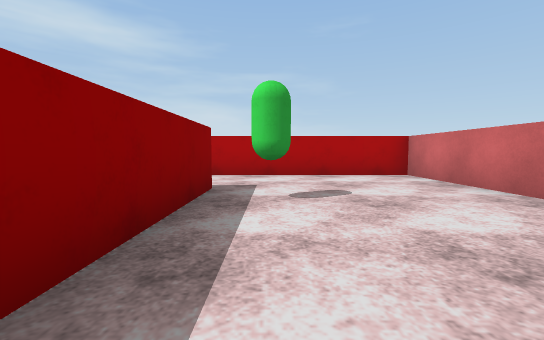
View 1 (above)

16 first-person views from a walk through a scene from a Unity 3-D project. The camera is 0.62 m above the floor, tilts 4° down and sees 90° across. The floor is counted in squares, 1 m on a side. Each view is taken from the middle of a square. On the plan, view 1 faces up. The plan holds only what a view shows up to about 9 squares ahead; the rest is blank. The player character is not drawn. Surface patterns are stand-ins for the level's own textures.

View 2
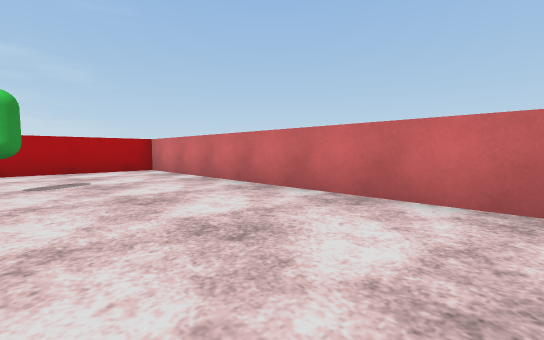

View 3
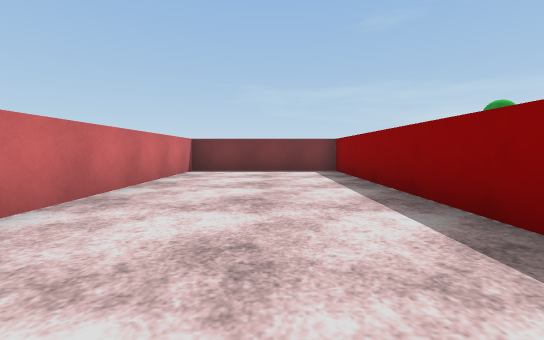

View 4
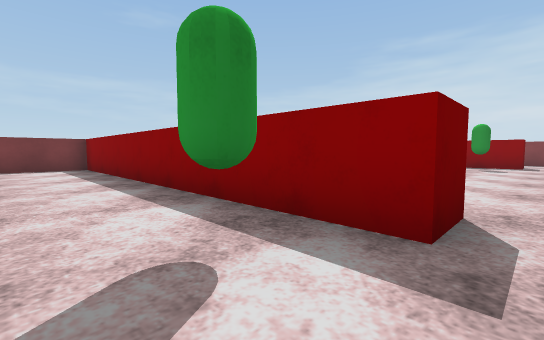

View 5
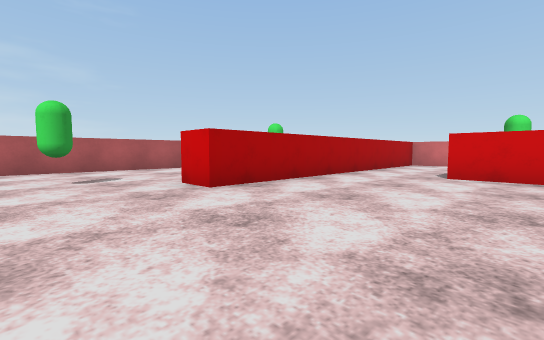

View 6
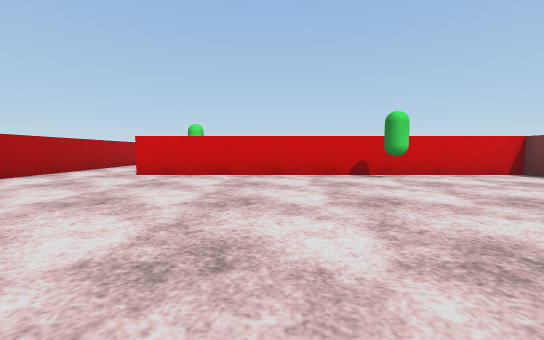

View 7
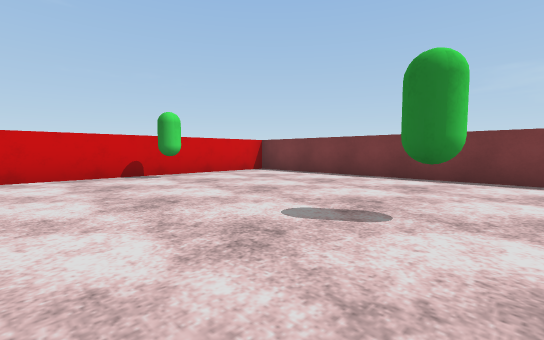

View 8
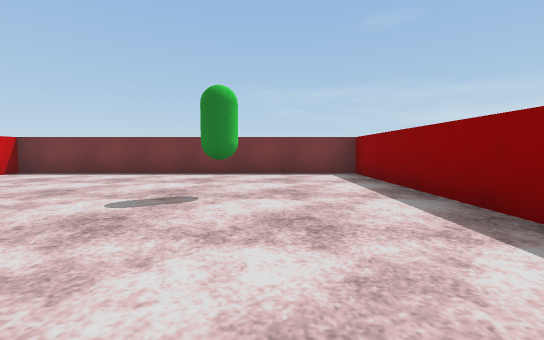

View 9
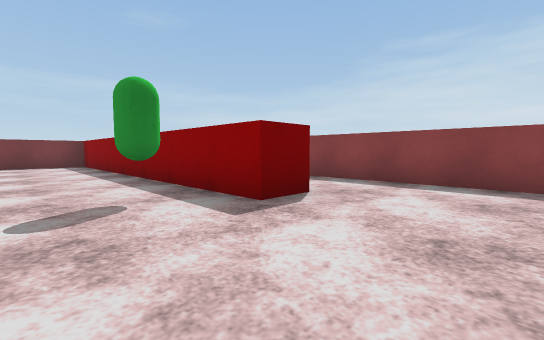

View 10
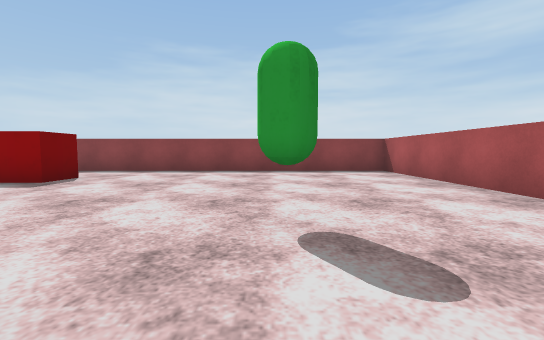

View 11
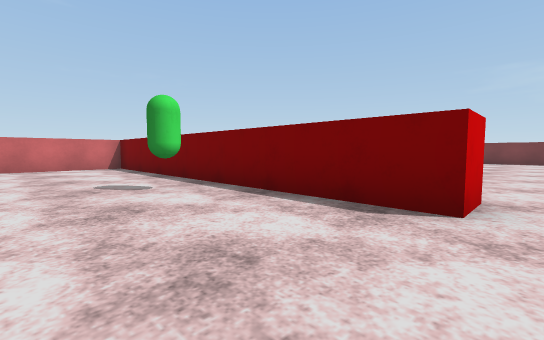

View 12
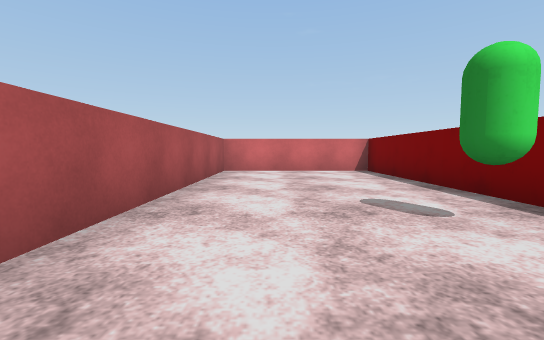

View 13
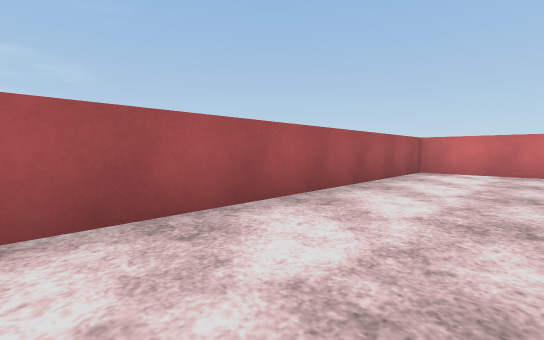

View 14
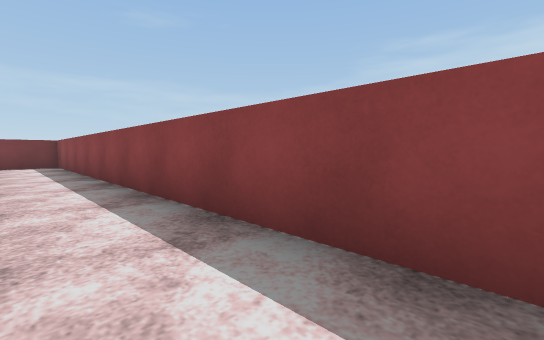

View 15
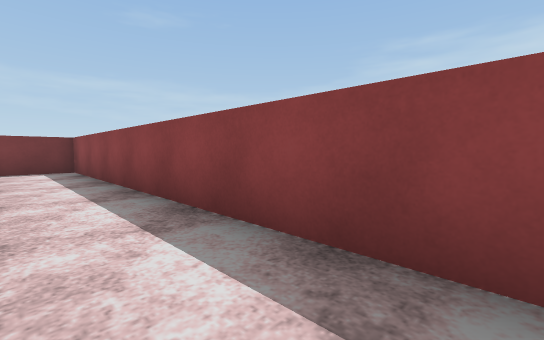

View 16
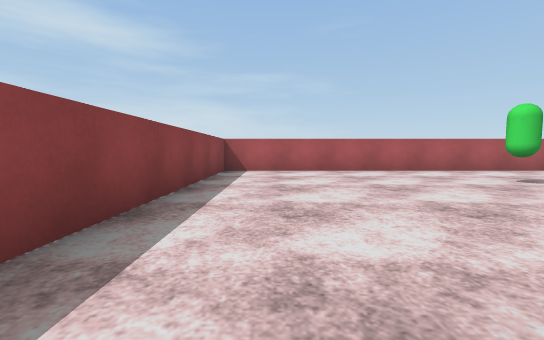

### Floor plan
Ten units are one square. View 1 is at (0, 0); x grows to the right and y downward. Boxes are objects, and circles mark ways between rooms. Rooms are numbered by the first view taken in them; rooms with no view inside come last. Other rooms are left out.
<svg viewBox="-150 -130 190 190">
<path fill="none" stroke="#000" d="M-20 -45 -10 -45 -10 55 35 55 35 -70 -25 -70M-124 -45 -113 -45 -113 55 -20 55 -20 -45M-25 -70 -65 -70 -65 -80 35 -80 35 -125 -145 -125 -145 55 -130 55"/>
<rect x="-5" y="-45" width="10" height="20" fill="#bbb"><title>green capsule</title></rect>
<rect x="-105" y="-45" width="10" height="20" fill="#bbb"><title>green capsule</title></rect>
<rect x="-85" y="15" width="10" height="10" fill="#bbb"><title>green capsule</title></rect>
<rect x="-85" y="-95" width="10" height="10" fill="#bbb"><title>green capsule</title></rect>
<rect x="-35" y="15" width="10" height="10" fill="#bbb"><title>green capsule</title></rect>
<rect x="-35" y="-95" width="10" height="10" fill="#bbb"><title>green capsule</title></rect>
<circle cx="-15" cy="-55" r="3" fill="#2a7"/>
<text x="10" y="-10">1</text>
<text x="-80" y="-40">2</text>
</svg>
Room 1 opens to room 2.

Where each view was taken, in squares from view 1:
view 1: 0 up, 0 right, facing up
view 2: 2 down, 0 right, facing up-right
view 3: 3 up, 1 right, facing down
view 4: 5 up, 1 right, facing down-left
view 5: 3 up, 9 left, facing up-right
view 6: 1 up, 9 left, facing right
view 7: 1 up, 9 left, facing down-right
view 8: 2 up, 9 left, facing down
view 9: 7 up, 9 left, facing down-left
view 10: 9 up, 6 left, facing left
view 11: 11 up, 7 left, facing down-right
view 12: 11 up, 5 left, facing right
view 13: 10 up, 5 left, facing up-right
view 14: 7 up, 13 left, facing down-left
view 15: 4 up, 13 left, facing down-left
view 16: 4 up, 13 left, facing up
